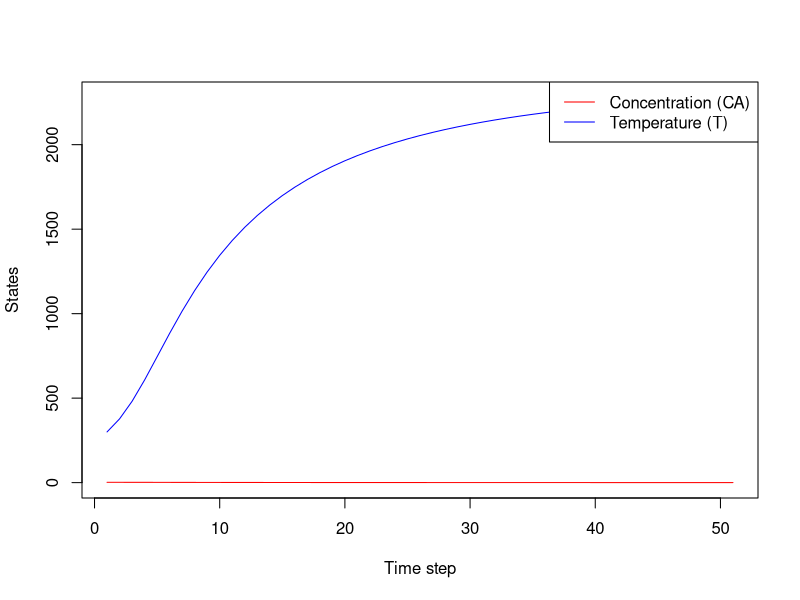

The R script that drew this image:
# Load necessary libraries
library(deSolve)

# Define system dynamics for the nonlinear CSTR model
cstr_dynamics <- function(time, state, parameters) {
  CA <- state[1]  # Reactant concentration
  T <- state[2]   # Temperature
  
  # System parameters
  k0 <- 1.0; E <- 5000; R <- 8.314; delta_H <- -5000
  rho <- 1.0; Cp <- 4.18; V <- 100.0; F <- 1.0
  CA0 <- parameters[1]  # Control input 1
  Q <- parameters[2]    # Control input 2
  
  # Nonlinear rate and ODEs
  reaction_rate <- k0 * exp(-E / (R * T)) * CA^2
  dCAdt <- F / V * (CA0 - CA) - reaction_rate
  dTdt <- F / V * (300 - T) + (-delta_H) / (rho * Cp) * reaction_rate + Q / (rho * Cp * V)
  
  list(c(dCAdt, dTdt))  # Return list of derivatives
}

# Quantization function to reduce precision
quantize <- function(value, resolution = 0.1) {
  round(value / resolution) * resolution
}

# Cost function for the MPC optimization
cost_function <- function(u, state0, N, dt) {
  state <- state0
  total_cost <- 0
  
  u <- matrix(u, nrow=N, ncol=2, byrow=TRUE)  # Reshape u to N x 2 matrix
  
  for (i in 1:N) {
    parameters <- c(u[i, 1], u[i, 2])
    time <- c(0, dt)  # Time interval for ODE solver
    
    # Solve the system dynamics over this time step
    result <- ode(y = state, times = time, func = cstr_dynamics, parms = parameters)
    state <- result[nrow(result), 2:3]  # Update state
    
    # Calculate the cost (deviation from setpoint [CA = 2.96, T = 320] and control effort)
    total_cost <- total_cost + sum((state - c(2.96, 320))^2) + sum(u[i, ]^2)
  }
  
  return(total_cost)
}

# Nonlinear MPC optimization using R's optim function
mpc_optimization <- function(state0, N = 10, umin = c(0, 0), umax = c(7.5, 80), dt = 0.1) {
  # Initial guess for control inputs (random within bounds)
  u0 <- matrix(runif(N * 2, umin[1], umax[1]), N, 2)
  
  # Bounds for optimization
  lower <- rep(umin, N)
  upper <- rep(umax, N)
  
  # Use optim to minimize the cost function
  result <- optim(par = as.vector(u0), fn = cost_function, state0 = state0, N = N, dt = dt,
                  method = "L-BFGS-B", lower = lower, upper = upper)
  
  # Return the first control input to be applied
  return(result$par[1:2])
}

# Placeholder for encryption (identity for now)
encrypt_data <- function(data) {
  return(data)  # Simply return data (no real encryption)
}

decrypt_data <- function(encrypted_data) {
  return(encrypted_data)  # Simply return data (no real decryption)
}

# Simulation loop for MPC with encrypted communication
simulate_encrypted_mpc <- function(initial_state, time_horizon = 5.0, dt = 0.1, N = 10) {
  times <- seq(0, time_horizon, by = dt)
  state <- initial_state
  all_states <- matrix(NA, nrow = length(times), ncol = 2)
  all_states[1, ] <- state
  
  for (t in 2:length(times)) {
    # Encrypt and decrypt the current state
    encrypted_state <- encrypt_data(state)
    decrypted_state <- decrypt_data(encrypted_state)
    
    # Get the control input using MPC
    control_input <- mpc_optimization(decrypted_state, N = N, dt = dt)
    
    # Quantize the control input
    quantized_control <- quantize(control_input)
    
    # Simulate system dynamics for one step
    result <- ode(y = state, times = c(0, dt), func = cstr_dynamics, parms = quantized_control)
    state <- result[nrow(result), 2:3]  # Update state
    
    all_states[t, ] <- state  # Store state
  }
  
  return(all_states)
}

# Initial conditions and run the simulation
initial_state <- c(2.0, 300.0)  # Initial concentration (CA) and temperature (T)
results <- simulate_encrypted_mpc(initial_state)

# Plot results
plot(results[, 1], type = "l", col = "red", ylim = range(results), ylab = "States", xlab = "Time step")
lines(results[, 2], col = "blue")
legend("topright", legend = c("Concentration (CA)", "Temperature (T)"), col = c("red", "blue"), lty = 1)
